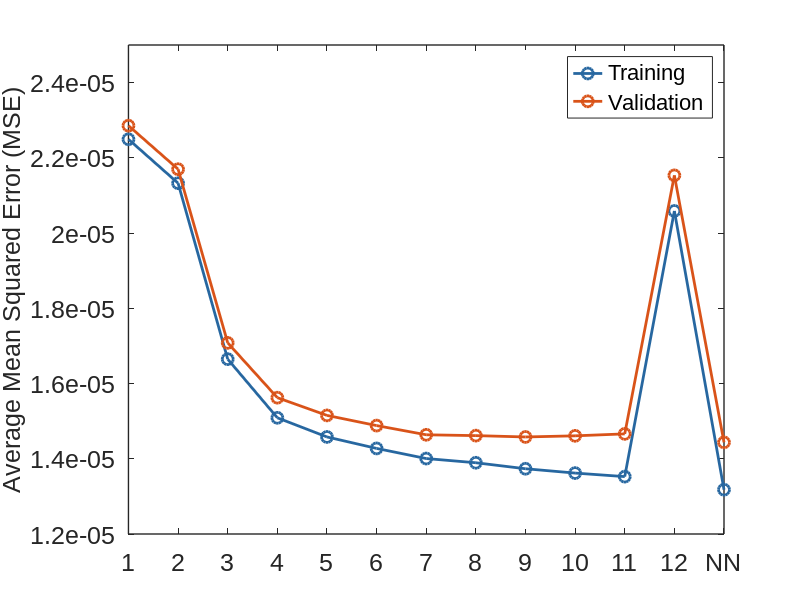

MATLAB code for this plot:
close all
clear

fontsize = 18;
fname = 'Arial';

load('poly_mse_training.mat')
load('net_mse_training.mat')

colorspec = {[0.1540 0.4040 0.6260], [0.8500, 0.3250, 0.0980]};

poly1212(27) = []; poly1212(29) = [];

mean_mse_training = [mean(poly11) mean(poly22) mean(poly33) mean(poly44) mean(poly55) mean(poly66) ...
    mean(poly77) mean(poly88) mean(poly99) mean(poly1010) mean(poly1111) mean(poly1212) mean(net_mse)];

fig_width = 18*2;
fig_height = 12*2;
fighandle = figure('units','centimeters','Position',[1 1 fig_width fig_height]);   

plot(mean_mse_training,'-o','Color',colorspec{1},'MarkerSize',8,'LineWidth',2)
hold on
% grid on

load('poly_mse_validation.mat')
load('net_mse_validation.mat')

poly1212(27) = []; poly1212(29) = [];

mean_mse_validation = [mean(poly11) mean(poly22) mean(poly33) mean(poly44) mean(poly55) mean(poly66) ...
    mean(poly77) mean(poly88) mean(poly99) mean(poly1010) mean(poly1111) mean(poly1212) mean(net_mse)];
plot(mean_mse_validation,'-o','Color',colorspec{2},'MarkerSize',8,'LineWidth',2)

% names = {'poly1','poly2','poly3','poly4','poly5','poly6','poly7',...
%     'poly8','poly9','poly10','poly11','poly12','NN'};
names = {'1','2','3','4','5','6','7',...
    '8','9','10','11','12','NN'};
set(gca,'xtick',[1:13],'xticklabel',names)
legend('Training','Validation','FontSize',fontsize,'FontName',fname)
ylabel('Average Mean Squared Error (MSE)')
% xlabel('Polynomial order')

ylim([1.2 2.5]*1e-5)
xlim([1 13])

set(gca,'FontName',fname,'FontSize',fontsize) % Arial everywhere, the point size depends on the size of you Figure object, let's adjust that finally so they are close to identical in the final Figure
h = get(gca, 'title');
set(h ,'FontName',fname,'FontSize',fontsize)
h = get(gca, 'xlabel');
set(h,'FontName',fname,'FontSize',fontsize)
h = get(gca, 'ylabel');
set(h ,'FontName',fname,'FontSize',fontsize)
set(gcf,'color','w'); % white background
% grid on
box on
set(gca,'linewidth',1)

% 
print(gcf,'MSEs.png','-dpng','-r600');